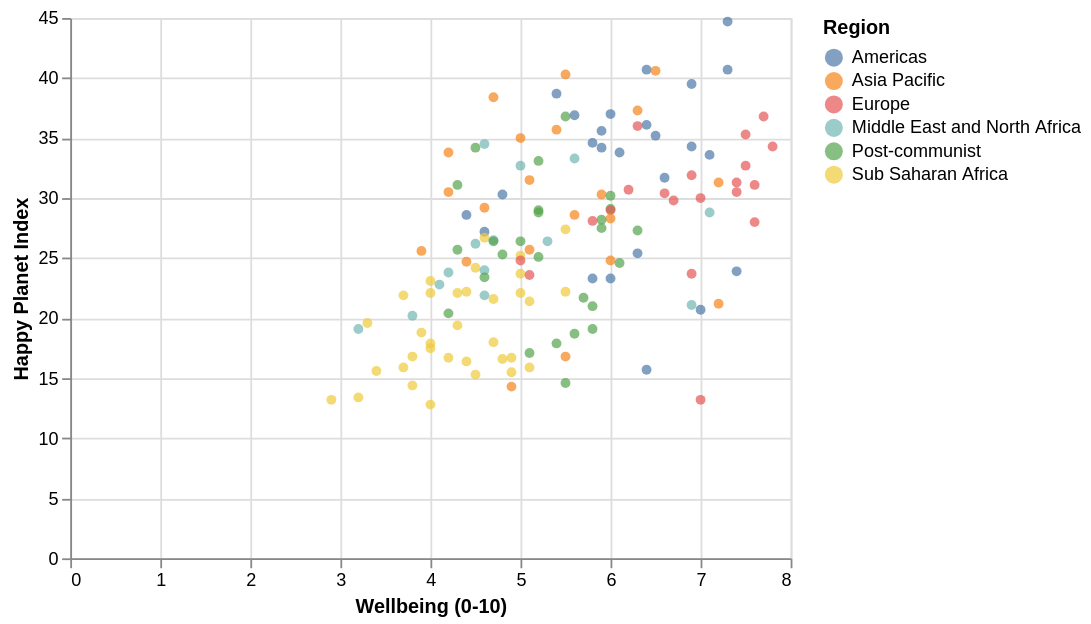

Notebook code for this chart:
### Code cell
input_dropdown=alt.binding_select(options=list(set(a.Region)))
selected_points=alt.selection_single(fields=['Region'],bind=input_dropdown, name='Select')
color=alt.condition(selected_points,alt.Color('Region:N'),alt.value('lightgray'))
alt.Chart(a).mark_circle().encode(x='Wellbeing (0-10):Q',y='Happy Planet Index:Q',color=color,tooltip='Region:N').add_selection(selected_points)

### Figure 1 — Vega-Lite specification as saved in the notebook (floating-point values rounded to 4 significant figures; data arrays with more than 128 entries replaced by an {"elided": "..."} marker saying what was removed)
{"config": {"view": {"continuousWidth": 400, "continuousHeight": 300}}, "data": {"name": "data-b6e384118ea359c0b898611b3ac8c5b7"}, "mark": "circle", "encoding": {"color": {"condition": {"field": "Region", "type": "nominal", "selection": "Select"}, "value": "lightgray"}, "tooltip": {"field": "Region", "type": "nominal"}, "x": {"field": "Wellbeing (0-10)", "type": "quantitative"}, "y": {"field": "Happy Planet Index", "type": "quantitative"}}, "selection": {"Select": {"type": "single", "fields": ["Region"], "bind": {"input": "select", "options": ["Europe", "Asia Pacific", "Americas", "Post-communist", "Sub Saharan Africa", "Middle East and North Africa"]}}}, "$schema": "https://vega.github.io/schema/vega-lite/v4.17.0.json", "datasets": {"data-b6e384118ea359c0b898611b3ac8c5b7": {"elided": "140 records"}}}
